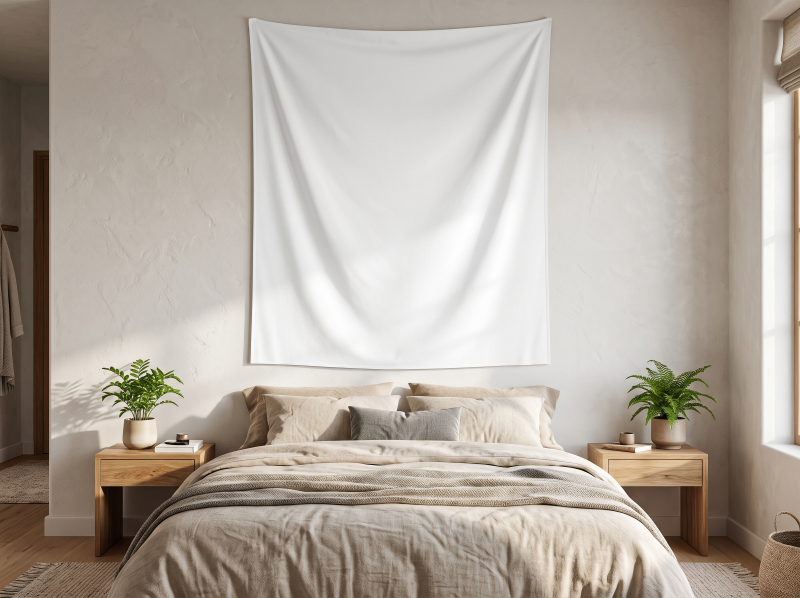
#> input picture tapestry/mockup_bg/bedroom.jpg, 2400 x 1792 px (shown at 1/3 size)
$ python compose_room.py
#> lines starting #> are read from the running program, lines starting #| are printed output that depends on the picture; after the words box and inside, x2 and y2 are one past the last pixel; in counts of white or black regions, pixels touching at a corner belong together
#> in main, bg is the input picture: PIL image 2400x1792 RGB; mean R, G, B 178.9, 169.5, 159.5
#!/usr/bin/env python3
"""部屋の写真（Gemini・無地の白いタペストリー）に M01 を貼り込む。出品画像の1・2・4枚目。

やり方は garden_flag/tools/mockup/composite.py と同じ：
  1. 白い布を検出（彩度が低い・明るい・暖色でない）
  2. 行ごとの左右端・列ごとの上下端で座標を正規化して絵を流し込む → たわみが残る
  3. 元写真の明暗を乗算で戻す → しわと影が残る

背景写真の白い布の右下で、影になった壁まで拾ってしまう（彩度がほぼ同じ）。
→ 右端は上半分の直線を、下端は左60%の曲線を、それぞれ外へ延ばして布の形を決める。

使い方: python3 tapestry/tools/compose_room.py
出力:   listing/M01_<色>/1_bedroom.jpg, 2_living.jpg, 4_closeup.jpg（2000×1500）
"""
import os
from io import BytesIO
import numpy as np
import cairosvg
from PIL import Image, ImageFilter
from scipy import ndimage

HERE = os.path.dirname(os.path.abspath(__file__))
ROOT = os.path.dirname(HERE)
COLORS = ["dawn", "dusk", "night", "sage"]
# 背景ごとの「布がこの中にある」外枠（x0,y0,x1,y1。目測＋実測で決めた・docs/09）
SCENES = {
    "bedroom": dict(file="bedroom.jpg", box=(700, 30, 1662, 1122)),
    "living": dict(file="living.jpg", box=(670, 60, 1684, 1150)),
}


def detect(img, box):
#> called with box = (700, 30, 1662, 1122)
    im = np.asarray(img).astype(float)
    mx, mn = im.max(2), im.min(2)
    S = (mx - mn) / np.maximum(mx, 1) * 255
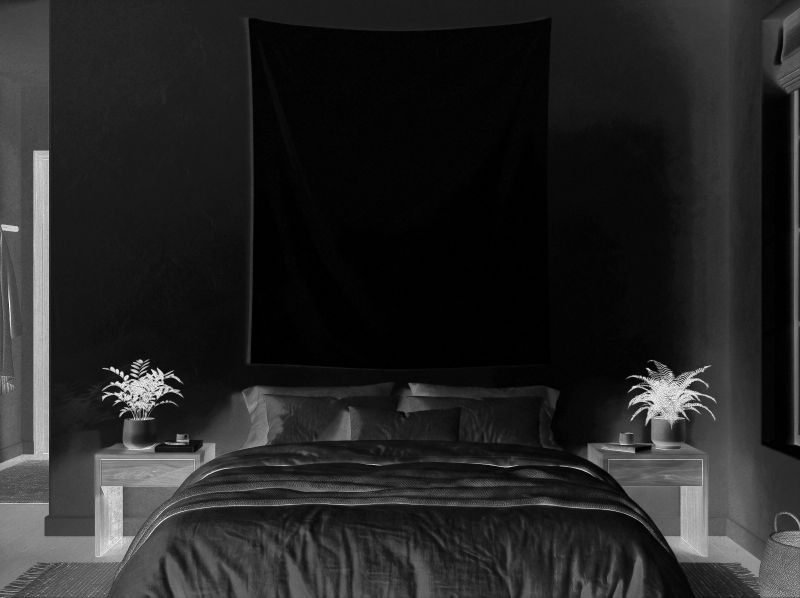
#> S: shape (1792, 2400) float64 (shown at 1/3 size); min 0, max 255, mean 37.7
    m = (S < 7) & (mx > 140) & (im[:, :, 0] - im[:, :, 2] < 6)
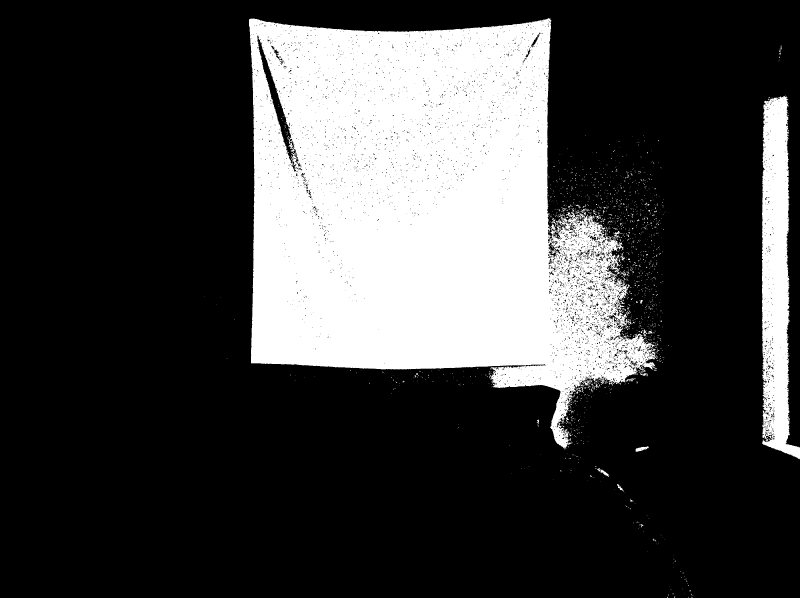
#> m: shape (1792, 2400) bool (shown at 1/3 size); 25.4% white; 1586 white regions (1526 under 20 px), largest, box (x1, y1, x2, y2) and area: (747, 54, 1974, 1346) 1002821, (2286, 287, 2400, 1378) 78920, (1907, 1339, 1946, 1355) 335
    keep = np.zeros_like(m)
    keep[box[1]:box[3], box[0]:box[2]] = True
    m = ndimage.binary_opening(m & keep, iterations=2)
#> m: shape (1792, 2400) bool; 20.8% white; 17 white regions (4 under 20 px), largest, box (x1, y1, x2, y2) and area: (747, 55, 1662, 1122) 894826, (877, 466, 889, 486) 118, (883, 487, 896, 503) 109
    lab, _ = ndimage.label(m)
#> lab: shape (1792, 2400) int32; 21 distinct labels, from 0 to 20
    m = lab == lab[(box[1] + box[3]) // 3, (box[0] + box[2]) // 2]
#> m: shape (1792, 2400) bool; 20.8% white; 1 white region, box (x1, y1, x2, y2) and area: (747, 55, 1662, 1122) 894800
    m = ndimage.binary_fill_holes(ndimage.binary_closing(m, iterations=6))
#> m: shape (1792, 2400) bool; 21.2% white; 1 white region, box (x1, y1, x2, y2) and area: (747, 55, 1662, 1122) 912106

    H, W = m.shape
#> H = 1792; W = 2400
    rows = np.where(m.any(1))[0]
#> rows = 1067 values from 55 to 1121
    cols = np.where(m.any(0))[0]
#> cols = 915 values from 747 to 1661
    xl = np.array([np.where(m[y])[0].min() for y in rows], float)
#> xl = 1067 values, max 1487 at index 1059, min 747 at index 4, mean 771.4
    xr = np.array([np.where(m[y])[0].max() for y in rows], float)
#> xr = 1067 values, max 1661 at index 753, min 1640 at index 235, mean 1648.8
    yt = np.array([np.where(m[:, x])[0].min() for x in cols], float)
#> yt = 915 values, max 808 at index 914, min 55 at index 14, mean 88.68
    yb = np.array([np.where(m[:, x])[0].max() for x in cols], float)
#> yb = 915 values, max 1121 at index 737, min 77 at index 0, mean 1097.7
    # 4辺とも、外れ値を除いたなめらかな曲線にする（生のデータは壁の影の漏れや凹みを含む）
    # 右端・下端は漏れが外側に大きく出るので、信頼できる側（右端＝上半分、下端＝左60%）の
    # 直線から始め、そこから±6px（元写真の画素）以内の点だけで2次曲線を当て直す
    tol = 6 * H / 1792  # 許容ずれ（元写真で6px。2倍に拡大したときは12px）
#> tol = 6

    def robust(t, v, deg, seed):
#> called with t = array of shape (1067,), v = array of shape (1067,), deg = 2, seed = array of shape (1067,)
        k = np.polyfit(t[seed], v[seed], 1)
#> k = [0.0737, 728.1]
        for _ in range(3):
            ok = np.abs(v - np.polyval(k, t)) < tol
            k = np.polyfit(t[ok], v[ok], deg)
#> this loop made 3 passes
#> k on passes 1 to 3: [5.89e-06, 0.00678, 757.5], [-5.51e-05, 0.0596, 746.4], [-4.78e-05, 0.0565, 745.9]
        return np.polyval(k, t), ok.mean()
    half = np.arange(len(rows)) < len(rows) // 2
    left = np.arange(len(cols)) < int(len(cols) * 0.6)
    every_r = np.ones(len(rows), bool)
    every_c = np.ones(len(cols), bool)
    xl, fl = robust(rows, xl, 2, every_r)
#> xl = 1067 values, max 762.6 at index 535, min 748.9 at index 0, mean 758; fl = 0.948
    xr, fr = robust(rows, xr, 2, half)
#> the loop in robust (call 2), `for _ in range(3):` made 3 passes
#> k on passes 1 to 3: [6.21e-05, -0.0585, 1654.7], [5.9e-05, -0.0547, 1653.9], [5.89e-05, -0.0545, 1653.9]
#> xr = 1067 values, max 1666.8 at index 1066, min 1641.3 at index 408, mean 1647.8; fr = 0.87
    yt, ft = robust(cols, yt, 4, every_c)
#> yt = 915 values, max 94.16 at index 440, min 55.54 at index 0, mean 81.29; ft = 0.825
    yb, fb = robust(cols, yb, 2, left)
#> yb = 915 values, max 1105.6 at index 461, min 1081.5 at index 0, mean 1097.7; fb = 0.732
    print(f"   採用した点の割合 左{fl:.0%} 右{fr:.0%} 上{ft:.0%} 下{fb:.0%}")
#|    採用した点の割合 左95% 右87% 上83% 下73%

    ys, xs = np.mgrid[0:H, 0:W]
    XL = np.full(H, np.inf); XR = np.full(H, -np.inf)
    XL[rows], XR[rows] = xl, xr
    YT = np.full(W, np.inf); YB = np.full(W, -np.inf)
    inside = (cols >= xl.min()) & (cols <= xr.max())
    YT[cols[inside]], YB[cols[inside]] = yt[inside], yb[inside]
    mask = (xs >= XL[:, None]) & (xs <= XR[:, None]) & (ys >= YT[None, :]) & (ys <= YB[None, :])
    # 曲線は大まかな形（右端以外）。角の近くでは実際の端から数px ずれ、白い布が細く残る。
    # → 曲線の ±8px（元写真）の範囲で、明るさがいちばん大きく落ちる位置（布の端→影）を
    #   1行・1列ずつ探し、中央値でならして端にする。範囲を限るので壁の影へは漏れない
    lum = ndimage.gaussian_filter(0.299 * im[:, :, 0] + 0.587 * im[:, :, 1] + 0.114 * im[:, :, 2], 0.8)
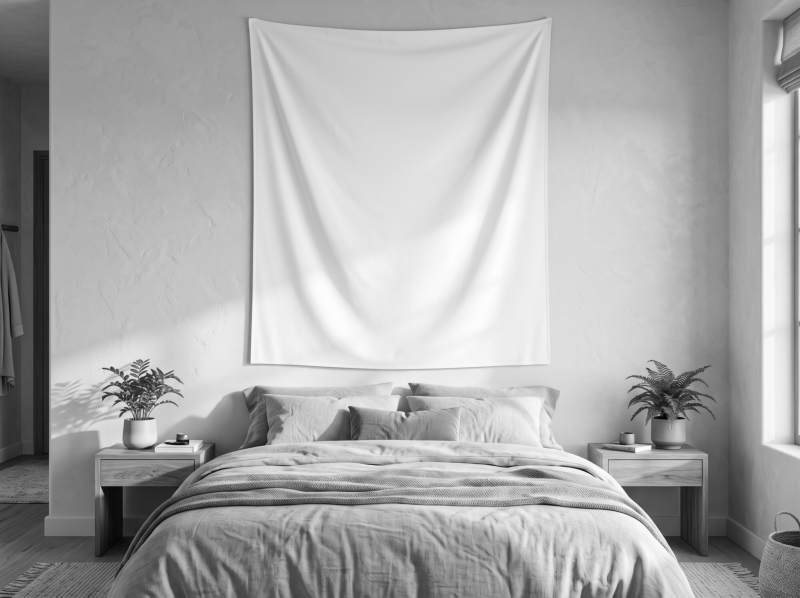
#> lum: shape (1792, 2400) float64 (shown at 1/3 size); min 2.81, max 254.9, mean 171.2
    win = int(round(8 * H / 1792))
#> win = 8

    def refine(edge, idx, outward, axis):
#> called with edge = array of shape (1792,), idx = array of shape (1067,), outward = -1, axis = 'x'
        new = edge.copy()
        for i in idx:
            e = int(round(edge[i]))
            lo, hi = e - win, e + win
            if axis == "x":
                if lo < 1 or hi >= W - 1: continue
                prof = lum[i, lo - 1:hi + 2]
            else:
                if lo < 1 or hi >= H - 1: continue
                prof = lum[lo - 1:hi + 2, i]
            drop = (prof[1:-1] - prof[2:]) if outward > 0 else (prof[1:-1] - prof[:-2])
            new[i] = lo + int(np.argmax(drop))
#> this loop made 1067 passes
#> (e, lo, hi) on passes 1 to 3: (749, 741, 757), (749, 741, 757), (749, 741, 757)
        sm = ndimage.median_filter(new[idx], 31, mode="nearest")
#> sm = 1067 values, max 761 at index 422, min 742 at index 1064, mean 756.7
        sm = ndimage.uniform_filter1d(sm.astype(float), 31, mode="nearest")
#> sm = 1067 values, max 761 at index 437, min 743.8 at index 1066, mean 756.7
        new[idx] = np.clip(sm, edge[idx] - win, edge[idx] + win)
        return new
    XL = refine(XL, rows, -1, "x")
    # 右端は壁の影が布の色に近く、端の取り違えでぎざぎざになる → 曲線を平行に動かすだけにする
    d = []
    for y in rows[::7]:
        e = int(round(XR[y]))
        if e + win + 2 < W:
            prof = lum[y, e - win - 1:e + win + 2]
            d.append(int(np.argmax(prof[1:-1] - prof[2:])) - win)
#> this loop made 153 passes
#> (y, e) on passes 1 to 3: (55, 1651), (62, 1651), (69, 1650)
#> after the loop, d = 153 values, max 8 at index 143, min -8 at index 54, mean -1.19
    XR = XR + float(np.median(d))
    cin = cols[np.isfinite(YT[cols])]
#> cin = 913 values from 749 to 1661
    YT = refine(YT, cin, -1, "y")
#> the loop in refine (call 2), `for i in idx:` made 913 passes
#> (e, lo, hi) on passes 1 to 3: (56, 48, 64), (56, 48, 64), (56, 48, 64)
    YB = refine(YB, cin, +1, "y")
    mask = (xs >= XL[:, None]) & (xs <= XR[:, None]) & (ys >= YT[None, :]) & (ys <= YB[None, :])
#> mask: shape (1792, 2400) bool; 21.1% white; 1 white region, box (x1, y1, x2, y2) and area: (749, 55, 1662, 1108) 907211
    return mask, XL, XR, YT, YB


def art(key, width):
    png = cairosvg.svg2png(url=os.path.join(ROOT, "source", f"M01_{key}.svg"), output_width=width)
    return Image.open(BytesIO(png)).convert("RGB")


def compose(bg, mask, XL, XR, YT, YB, design):
    H, W = mask.shape
    out = np.asarray(bg).astype(np.float32)
    ys, xs = np.where(mask)
    y0, y1, x0, x1 = ys.min(), ys.max(), xs.min(), xs.max()
    # 写真の布の縦横比に合わせて、絵の中央を切る（引き伸ばさない）
    ar = np.median((XR - XL)[np.isfinite(XL)]) / np.median((YB - YT)[np.isfinite(YT)])
    dw, dh = design.size
    if dw / dh > ar:
        nw = round(dh * ar); design = design.crop(((dw - nw) // 2, 0, (dw + nw) // 2, dh))
    else:
        nh = round(dw / ar); design = design.crop((0, (dh - nh) // 2, dw, (dh + nh) // 2))
    da = np.asarray(design).astype(np.float32)
    Hd, Wd = da.shape[:2]
    gy, gx = np.mgrid[y0:y1 + 1, x0:x1 + 1]
    u = np.clip((gx - XL[gy]) / np.maximum(XR[gy] - XL[gy], 1), 0, 1)
    v = np.clip((gy - YT[gx]) / np.maximum(YB[gx] - YT[gx], 1), 0, 1)
    warp = np.stack([ndimage.map_coordinates(da[:, :, k], [v * (Hd - 1), u * (Wd - 1)], order=1)
                     for k in range(3)], axis=2)
    sub = out[y0:y1 + 1, x0:x1 + 1]
    lum = 0.299 * sub[:, :, 0] + 0.587 * sub[:, :, 1] + 0.114 * sub[:, :, 2]
    p = np.percentile(lum[mask[y0:y1 + 1, x0:x1 + 1]], 98)
    shade = np.clip(lum / max(p, 1), 0, 1.1) ** 0.92
    painted = np.clip(warp * shade[:, :, None], 0, 255)
    alpha = np.asarray(Image.fromarray((mask * 255).astype(np.uint8)).filter(ImageFilter.GaussianBlur(1.4)),
                       np.float32)[y0:y1 + 1, x0:x1 + 1, None] / 255
    out[y0:y1 + 1, x0:x1 + 1] = sub * (1 - alpha) + painted * alpha
    return Image.fromarray(np.clip(out, 0, 255).astype(np.uint8))


def to_43(img):
    W, H = img.size
    w = round(H * 4 / 3)
    x = (W - w) // 2
    return img.crop((x, 0, x + w, H)).resize((2000, 1500), Image.LANCZOS)


def main():
    for scene, cfg in SCENES.items():
        bg = Image.open(os.path.join(ROOT, "mockup_bg", cfg["file"])).convert("RGB")
        mask, XL, XR, YT, YB = detect(bg, cfg["box"])
        ys, xs = np.where(mask)
        print(f"{scene}: 布 x {xs.min()}〜{xs.max()} / y {ys.min()}〜{ys.max()} "
              f"縦横比 {(xs.max()-xs.min())/(ys.max()-ys.min()):.3f}")
#| bedroom: 布 x 749〜1661 / y 55〜1107 縦横比 0.867
        # 寄りの画像用に、背景を2倍にしてから貼る（絵がぼけない）
        if scene == "bedroom":
            bg2 = bg.resize((bg.width * 2, bg.height * 2), Image.LANCZOS)
            m2 = detect(bg2, [v * 2 for v in cfg["box"]])
#> in detect (call 2), `m = (S < 7) & (mx > 140) & (im[:, :, 0] - im[:, :, 2] < 6)`: m: shape (3584, 4800) bool; 24.7% white; 5154 white regions (4808 under 20 px), largest, box (x1, y1, x2, y2) and area: (1493, 109, 3940, 2693) 3907145, (4571, 576, 4800, 2756) 306435, (3813, 2677, 3893, 2711) 1347
#> in detect (call 2), `keep = np.zeros_like(m)`: keep: shape (3584, 4800) bool; every value is 0
#> in detect (call 2), `keep[box[1]:box[3], box[0]:box[2]] = True`: keep: shape (3584, 4800) bool; 24.4% white; 1 white region, box (x1, y1, x2, y2) and area: (1400, 60, 3324, 2244) 4202016
#> in detect (call 2), `m = ndimage.binary_opening(m & keep, iterations=2)`: m: shape (3584, 4800) bool; 20.3% white; 52 white regions (20 under 20 px), largest, box (x1, y1, x2, y2) and area: (1493, 109, 3324, 2244) 3481971, (1754, 935, 1778, 976) 508, (3292, 1574, 3324, 1610) 466
#> in detect (call 2), `lab, _ = ndimage.label(m)`:
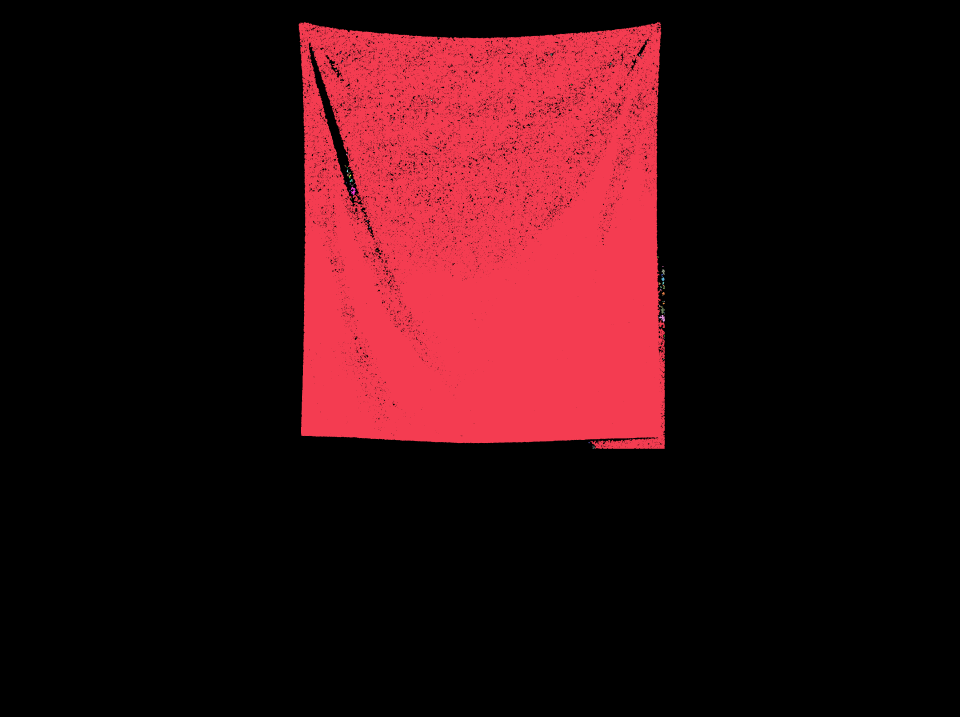
#> lab: shape (3584, 4800) int32 (shown at 1/5 size); 80 distinct labels, from 0 to 79; one colour per label, 0 black
#> in detect (call 2), `m = lab == lab[(box[1] + box[3]) // 3, (box[0] + box[2]) // 2]`: m: shape (3584, 4800) bool; 20.2% white; 1 white region, box (x1, y1, x2, y2) and area: (1493, 109, 3324, 2244) 3481449
#> in detect (call 2), `m = ndimage.binary_fill_holes(ndimage.binary_closing(m, iterations=6))`: m: shape (3584, 4800) bool; 21.2% white; 1 white region, box (x1, y1, x2, y2) and area: (1493, 109, 3324, 2244) 3645462
#|    採用した点の割合 左55% 右88% 上82% 下74%
#> in detect (call 2), `ys, xs = np.mgrid[0:H, 0:W]`:
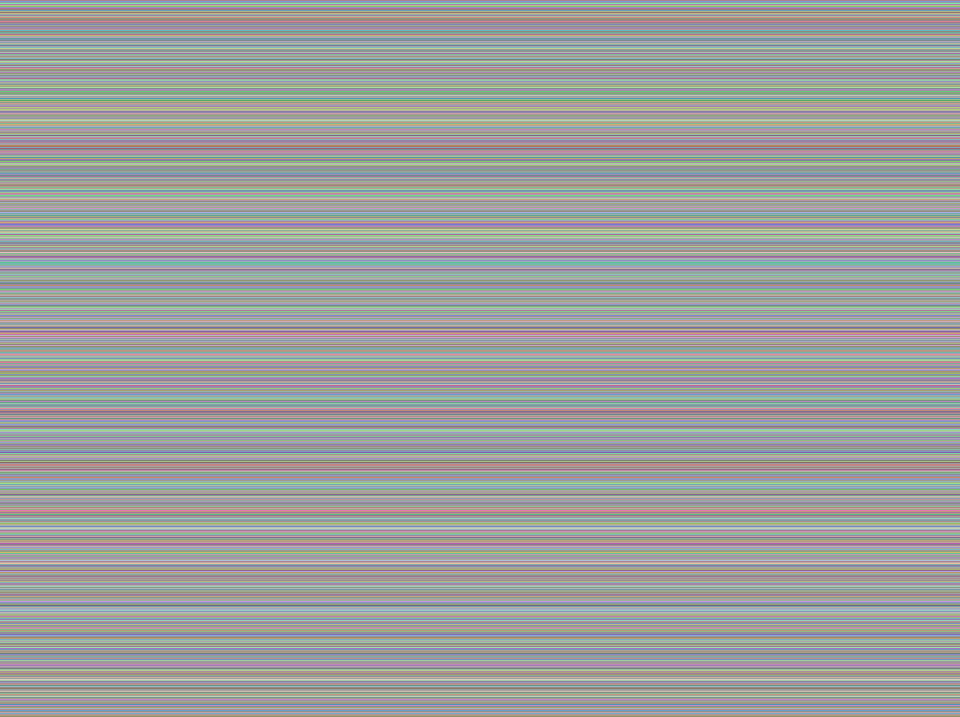
#> ys: shape (3584, 4800) int64 (shown at 1/5 size); 3584 distinct labels, from 0 to 3583; one colour per label, 0 black
#> in detect (call 2), `ys, xs = np.mgrid[0:H, 0:W]`:
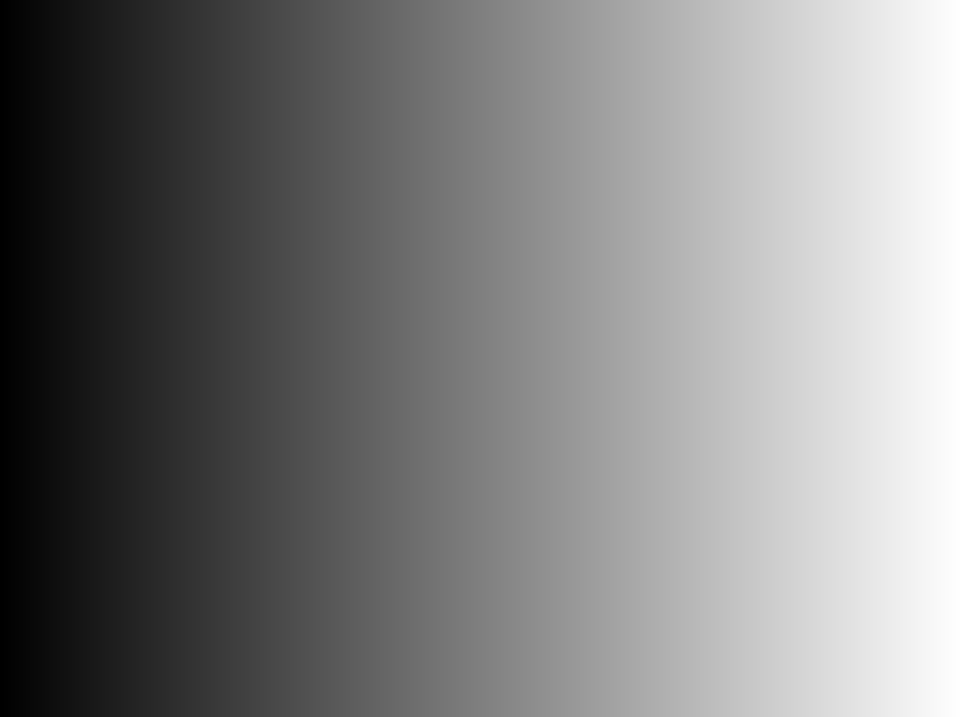
#> xs: shape (3584, 4800) int64 (shown at 1/5 size); min 0, max 4799, mean 2399.5; drawn with min black and max white
#> in detect (call 2), `mask = (xs >= XL[:, None]) & (xs <= XR[:, None]) & (ys >= YT[None, :])..`: mask: shape (3584, 4800) bool; 21% white; 1 white region, box (x1, y1, x2, y2) and area: (1503, 114, 3324, 2212) 3612126
#> the loop in detect (call 2), `for y in rows[::7]:` made 305 passes
#> y on passes 1 to 3: 109, 116, 123
#> in detect (call 2), `mask = (xs >= XL[:, None]) & (xs <= XR[:, None]) & (ys >= YT[None, :])..`:
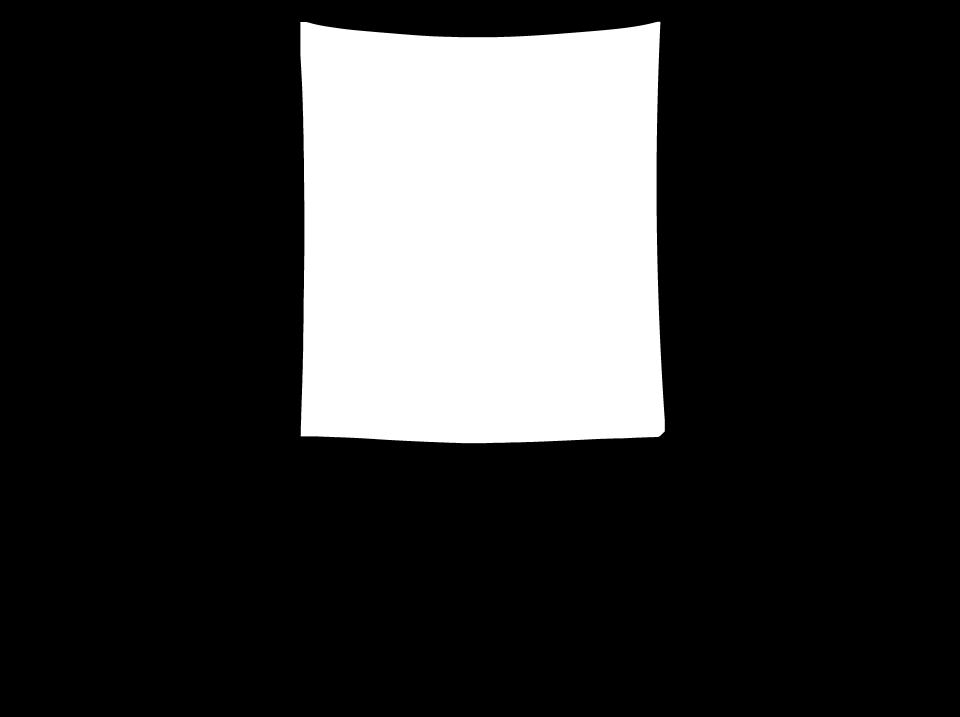
#> mask: shape (3584, 4800) bool (shown at 1/5 size); 21.1% white; 1 white region, box (x1, y1, x2, y2) and area: (1502, 109, 3324, 2216) 3629877
        for key in COLORS:
            outdir = os.path.join(ROOT, "listing", f"M01_{key}")
            os.makedirs(outdir, exist_ok=True)
            img = compose(bg, mask, XL, XR, YT, YB, art(key, 1600))
            name = "1_bedroom" if scene == "bedroom" else "2_living"
            to_43(img).save(os.path.join(outdir, f"{name}.jpg"), quality=92)
            if scene == "bedroom":
                big = compose(bg2, *m2, art(key, 3200))
                cx, cy = (xs.min() + xs.max()), int((ys.min() + ys.max()) * 0.8)
                big.crop((cx - 1000, cy - 750, cx + 1000, cy + 750)).save(
                    os.path.join(outdir, "4_closeup.jpg"), quality=92)
    print("done")


if __name__ == "__main__":
    main()
#> (the call stopped at in art, `png = cairosvg.svg2png(url=os.path.join(ROOT, "source", f"M01_{key}.sv..`: cairosvg is not available in this run)
